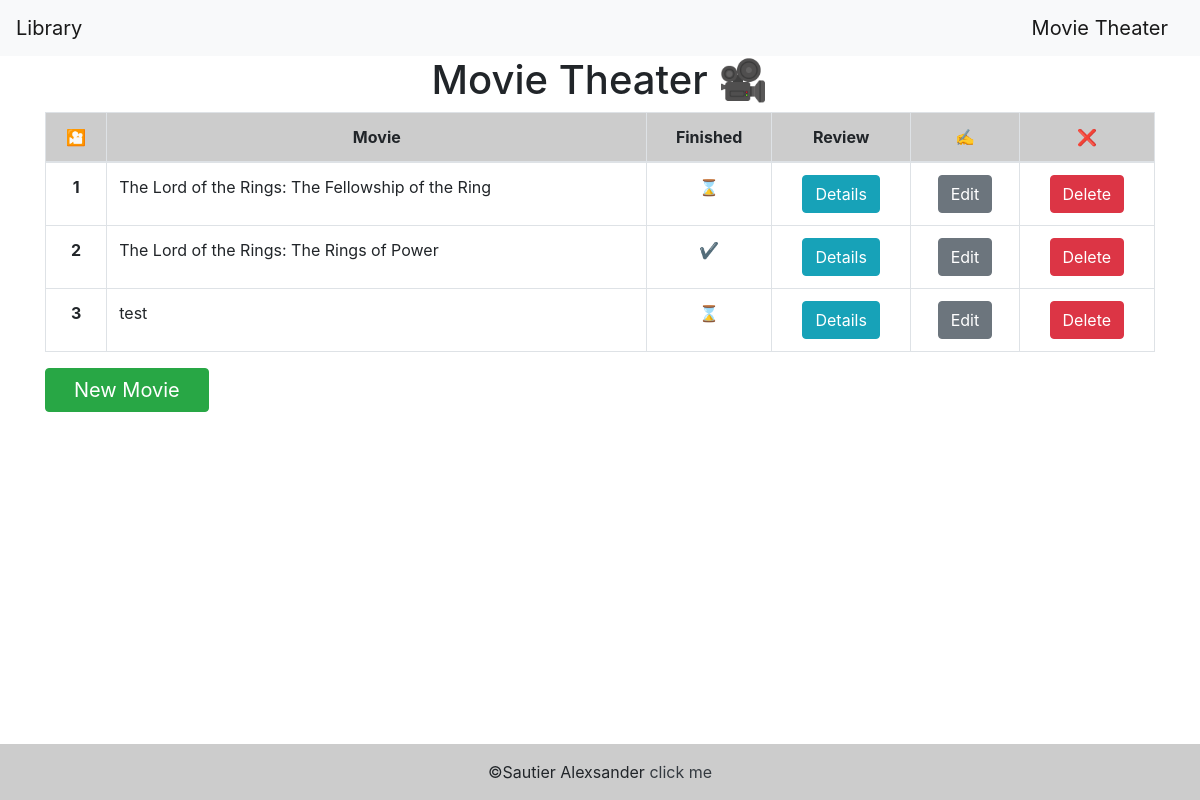
The app's page /movie/ with its own data.
### Web_Management/models.py (models this page shows)
class Movies(models.Model):
    movie = models.TextField(max_length=255)
    finished = models.BooleanField(default=False)
    review = models.TextField(max_length=500)

### Web_Management/views.py (the view)
# urls.py: path('movie/', views.movie, name='movie'),
def movie(request):
    data = {
        'data': Movies.objects.all()
    }
    return render(request, 'wmovies/home.html', context=data)

### Web_Management/templates/wmovies/home.html
{% extends 'web_management/base.html' %}
{% block content%}
<h1 style="text-align: center;">Movie Theater 🎥</h1>
<div class="container">
  <table class="table table-bordered">
      <thead style="background-color: #CCCCCC;">
        <tr>
          <th scope="col" class="text-center">🎦</th>
          <th scope="col" class="text-center">Movie</th>
          <th scope="col" class="text-center">Finished</th>
          <th scope="col" class="text-center">Review</th>
          <th scope="col" class="text-center">✍️</th>
          <th scope="col" class="text-center">❌</th>
        </tr>
      </thead>
      <tbody>
      {% for date in data%}
        <tr>
          <th scope="row" class="text-center">{{date.id}}</th>
          <td>{{date.movie}}</td>
          {% if date.finished == True%}
          <td class="text-center">✔️</td>
          {% else %}
          <td class="text-center">⌛</td>
          {% endif %}
          <td class="text-center"><button class="btn btn-info" ><a style="color: white;" href="{% url 'movie_registed' date.id %}">Details</a></button></td>
          <td class="text-center"><button class="btn btn-secondary"><a style="color: white;" href="{% url 'edit_movie' date.id %}">Edit</a></button></td>
          <td class="text-center"><button class="btn btn-danger"><a style="color: white;" href="{% url 'delete_movie' date.id %}">Delete</a></button></td>
        </tr>
        {% endfor %}
      </tbody>
    </table>
    <td><button class="btn btn-success"><a style="color: white;" href="{% url 'new_movie' %}" class="btn-lg">New Movie</a></button></td>
</div>
<footer class="text-center text-lg-start fixed-bottom">
  <div class="text-center p-3" style="background-color: rgba(0, 0, 0, 0.2);">
    ©Sautier Alexsander
    <a class="text-dark" href="https://alexsanderesramos.wixsite.com/alexsandersautier">click me</a>
  </div>
</footer>
{% endblock %}

### records on screen
Movies: id "1", movie "The Lord of the Rings: The Fellowship of the Ring"
Movies: id "2", movie "The Lord of the Rings: The Rings of Power"
Movies: id "3", movie "test"
